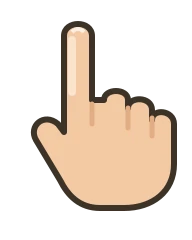
#> input picture web-home/assets/hand_f1.webp, 192 x 240 px, given in place of home_B_icon_1_alfavit.png, which was not available
$ python make_home_icons.py ../assets
#> lines starting #> are read from the running program, lines starting #| are printed output that depends on the picture; pictures that were not available may be replaced by others from this repository, and a replacement may not be noted
#!/usr/bin/env python3
"""Значки ряда разделов главной (вариант B, без подложки) → web-home/assets/home_N_key.png.
Источник — сдаточные PNG художника (home_sections/: 360×420 со встроенной подписью; «Язык жестов» v4 — 720×840).
Берём верхний квадрат (картинка без подписи — подпись на странице рисуется текстом), 216×216 = 2× кнопки планшета 108,
палитра 256 цветов. Мои наклейки — вариант _v2, Язык жестов — _v4.
Запуск из корня репозитория: python3 web-home/tools/make_home_icons.py <папка home_sections>   (нужен Pillow)"""
import os, sys
from PIL import Image
ROOT = os.path.dirname(os.path.dirname(os.path.dirname(os.path.abspath(__file__))))
SRC = sys.argv[1] if len(sys.argv) > 1 else os.path.join(ROOT, "art/sketches/v3/home_sections")
OUT = os.path.join(ROOT, "web-home/assets")
ICONS = [("1_alfavit", "home_B_icon_1_alfavit"), ("2_slogi", "home_B_icon_2_slogi"), ("3_slova", "home_B_icon_3_slova"),
         ("4_chitaem", "home_B_icon_4_chitaem"), ("5_nakleyki", "home_B_icon_5_nakleyki_v2"), ("6_zhesty", "home_B_icon_6_zhesty_v4")]
total = 0
for key, src in ICONS:
    im = Image.open(os.path.join(SRC, src + ".png")).convert("RGBA")
#> im is the input picture: PIL image 192x240 RGBA; mean R, G, B, A 74.3, 62.3, 50.9, 89.1
    w = im.size[0]; im = im.crop((0, 0, w, w)).resize((216, 216), Image.LANCZOS)
#> after `w = im.size[0]`: w = 192
#> after `im = im.crop((0, 0, w, w)).resize((216, 216), Image.LANCZOS)`:
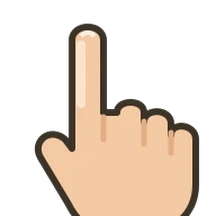
#> im: PIL image 216x216 RGBA; mean R, G, B, A 82.3, 68.6, 55.5, 100.7; transparent parts drawn white
    q = im.quantize(colors=256, method=Image.FASTOCTREE, dither=Image.FLOYDSTEINBERG)
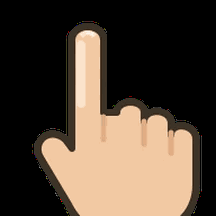
#> q: PIL image 216x216 P; mean R, G, B 82, 68.3, 55.3
    p = os.path.join(OUT, f"home_{key}.png"); q.save(p, optimize=True); total += os.path.getsize(p)
    print(p, os.path.getsize(p))
#> pass 2 of the loop `for key, src in ICONS:`:
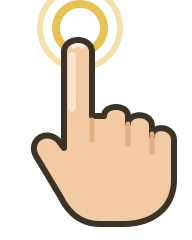
#> input picture web-home/assets/hand_f2.webp, 192 x 240 px, given in place of home_B_icon_2_slogi.png, which was not available
#> im is the input picture: PIL image 192x240 RGBA; mean R, G, B, A 93, 78.6, 60.1, 95.2
#> `im = im.crop((0, 0, w, w)).resize((216, 216), Image.LANCZOS)`:
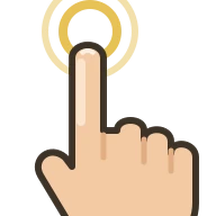
#> im: PIL image 216x216 RGBA; mean R, G, B, A 87, 72.1, 51.4, 95.9; transparent parts drawn white
#> `q = im.quantize(colors=256, method=Image.FASTOCTREE, dither=Image.FLOY..`:
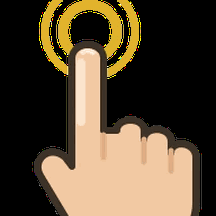
#> q: PIL image 216x216 P; mean R, G, B 86.7, 71.8, 51.2
#> (the run stopped early here; a loop or call above may not have finished)
